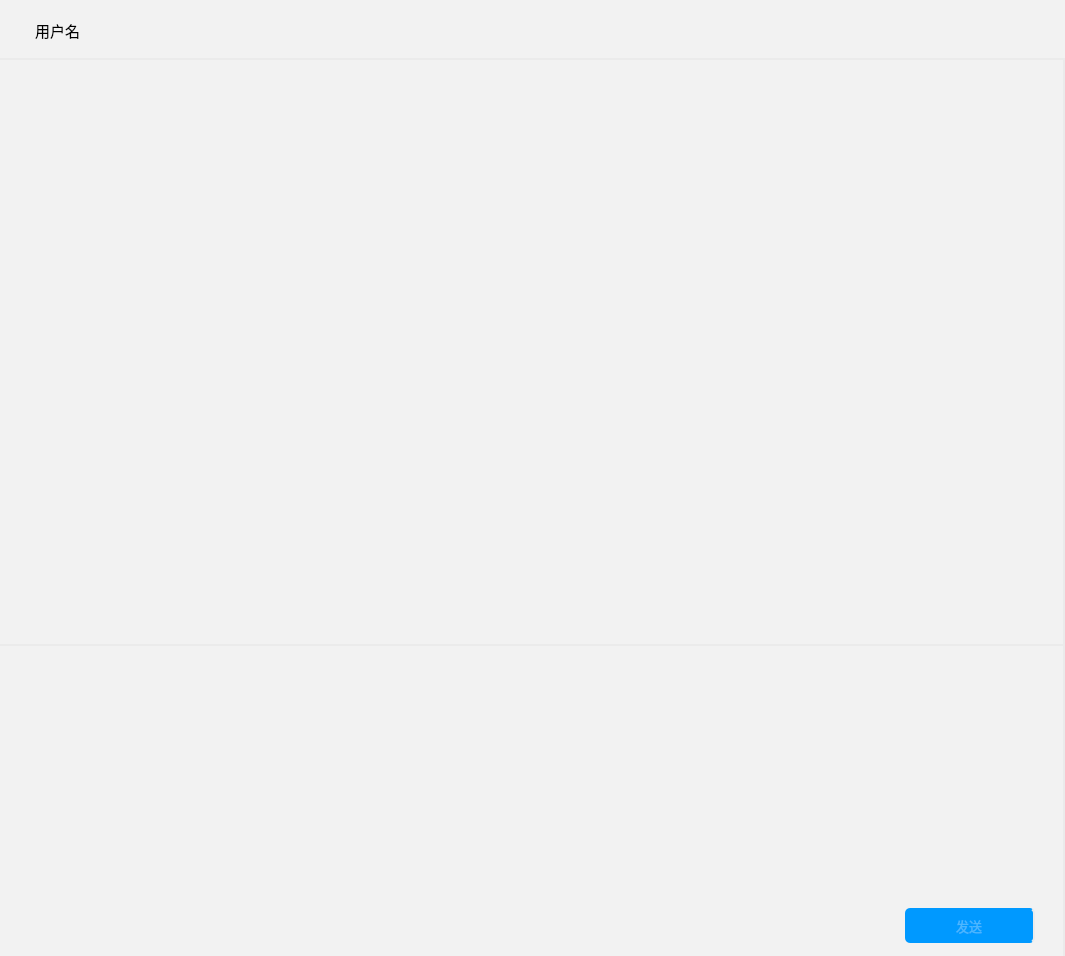
<?xml version="1.0" encoding="UTF-8"?>
<ui version="4.0">
 <class>ChatWidget</class>
 <widget class="QWidget" name="ChatWidget">
  <property name="geometry">
   <rect>
    <x>0</x>
    <y>0</y>
    <width>1065</width>
    <height>956</height>
   </rect>
  </property>
  <property name="windowTitle">
   <string>Form</string>
  </property>
  <property name="styleSheet">
   <string notr="true">QWidget{
	background-color: rgb(242,242,242);
}

QLineEdit{
	background-color: transparent;
}

QToolButton#toolBtnSend{
	border:none;
	background-color: rgb(0,153,255)
	border-radius:5px;
}</string>
  </property>
  <layout class="QVBoxLayout" name="verticalLayout_2">
   <property name="spacing">
    <number>0</number>
   </property>
   <property name="leftMargin">
    <number>0</number>
   </property>
   <property name="topMargin">
    <number>0</number>
   </property>
   <property name="rightMargin">
    <number>0</number>
   </property>
   <property name="bottomMargin">
    <number>0</number>
   </property>
   <item>
    <widget class="QWidget" name="widgetTop" native="true">
     <property name="sizePolicy">
      <sizepolicy hsizetype="Preferred" vsizetype="Minimum">
       <horstretch>0</horstretch>
       <verstretch>0</verstretch>
      </sizepolicy>
     </property>
     <property name="minimumSize">
      <size>
       <width>0</width>
       <height>60</height>
      </size>
     </property>
     <property name="maximumSize">
      <size>
       <width>16777215</width>
       <height>60</height>
      </size>
     </property>
     <property name="styleSheet">
      <string notr="true">QWidget#widgetTop{
    background-color: rgb(242, 242, 242);
    border: none;
    border-bottom: 2px solid rgb(235, 235, 235);
}

QToolButton {
    background-color: transparent;
    border: none;
}</string>
     </property>
     <layout class="QHBoxLayout" name="horizontalLayout_5">
      <property name="spacing">
       <number>20</number>
      </property>
      <property name="leftMargin">
       <number>35</number>
      </property>
      <property name="rightMargin">
       <number>30</number>
      </property>
      <item>
       <widget class="QLabel" name="labelName">
        <property name="font">
         <font>
          <family>Microsoft YaHei</family>
          <pointsize>11</pointsize>
         </font>
        </property>
        <property name="text">
         <string>用户名</string>
        </property>
       </widget>
      </item>
      <item>
       <widget class="QLabel" name="labelStatus">
        <property name="sizePolicy">
         <sizepolicy hsizetype="Fixed" vsizetype="Fixed">
          <horstretch>0</horstretch>
          <verstretch>0</verstretch>
         </sizepolicy>
        </property>
        <property name="minimumSize">
         <size>
          <width>20</width>
          <height>20</height>
         </size>
        </property>
        <property name="styleSheet">
         <string notr="true"/>
        </property>
        <property name="text">
         <string/>
        </property>
       </widget>
      </item>
      <item>
       <spacer name="horizontalSpacer_3">
        <property name="orientation">
         <enum>Qt::Horizontal</enum>
        </property>
        <property name="sizeType">
         <enum>QSizePolicy::Preferred</enum>
        </property>
        <property name="sizeHint" stdset="0">
         <size>
          <width>825</width>
          <height>20</height>
         </size>
        </property>
       </spacer>
      </item>
      <item>
       <widget class="QToolButton" name="toolButton_9">
        <property name="sizePolicy">
         <sizepolicy hsizetype="Minimum" vsizetype="Maximum">
          <horstretch>0</horstretch>
          <verstretch>40</verstretch>
         </sizepolicy>
        </property>
        <property name="minimumSize">
         <size>
          <width>40</width>
          <height>40</height>
         </size>
        </property>
        <property name="text">
         <string/>
        </property>
        <property name="icon">
         <iconset resource="../icons.qrc">
          <normaloff>:/imgs/telephone_24.svg</normaloff>:/imgs/telephone_24.svg</iconset>
        </property>
        <property name="iconSize">
         <size>
          <width>40</width>
          <height>40</height>
         </size>
        </property>
       </widget>
      </item>
      <item>
       <widget class="QToolButton" name="toolButton_10">
        <property name="sizePolicy">
         <sizepolicy hsizetype="Minimum" vsizetype="Maximum">
          <horstretch>0</horstretch>
          <verstretch>40</verstretch>
         </sizepolicy>
        </property>
        <property name="minimumSize">
         <size>
          <width>40</width>
          <height>40</height>
         </size>
        </property>
        <property name="text">
         <string/>
        </property>
        <property name="icon">
         <iconset resource="../icons.qrc">
          <normaloff>:/imgs/video_on_24.svg</normaloff>:/imgs/video_on_24.svg</iconset>
        </property>
        <property name="iconSize">
         <size>
          <width>40</width>
          <height>40</height>
         </size>
        </property>
       </widget>
      </item>
      <item>
       <widget class="QToolButton" name="toolButton_11">
        <property name="sizePolicy">
         <sizepolicy hsizetype="Minimum" vsizetype="Maximum">
          <horstretch>0</horstretch>
          <verstretch>40</verstretch>
         </sizepolicy>
        </property>
        <property name="minimumSize">
         <size>
          <width>40</width>
          <height>40</height>
         </size>
        </property>
        <property name="text">
         <string/>
        </property>
        <property name="icon">
         <iconset resource="../icons.qrc">
          <normaloff>:/imgs/share_screen_24.svg</normaloff>:/imgs/share_screen_24.svg</iconset>
        </property>
        <property name="iconSize">
         <size>
          <width>40</width>
          <height>40</height>
         </size>
        </property>
       </widget>
      </item>
      <item>
       <widget class="QToolButton" name="toolButton_14">
        <property name="sizePolicy">
         <sizepolicy hsizetype="Minimum" vsizetype="Maximum">
          <horstretch>0</horstretch>
          <verstretch>40</verstretch>
         </sizepolicy>
        </property>
        <property name="minimumSize">
         <size>
          <width>40</width>
          <height>40</height>
         </size>
        </property>
        <property name="text">
         <string/>
        </property>
        <property name="icon">
         <iconset resource="../icons.qrc">
          <normaloff>:/imgs/remote_control_24.svg</normaloff>:/imgs/remote_control_24.svg</iconset>
        </property>
        <property name="iconSize">
         <size>
          <width>40</width>
          <height>40</height>
         </size>
        </property>
       </widget>
      </item>
      <item>
       <widget class="QToolButton" name="toolButton_12">
        <property name="sizePolicy">
         <sizepolicy hsizetype="Minimum" vsizetype="Maximum">
          <horstretch>0</horstretch>
          <verstretch>40</verstretch>
         </sizepolicy>
        </property>
        <property name="minimumSize">
         <size>
          <width>40</width>
          <height>40</height>
         </size>
        </property>
        <property name="text">
         <string/>
        </property>
        <property name="icon">
         <iconset resource="../icons.qrc">
          <normaloff>:/imgs/group_building_24.svg</normaloff>:/imgs/group_building_24.svg</iconset>
        </property>
        <property name="iconSize">
         <size>
          <width>40</width>
          <height>40</height>
         </size>
        </property>
       </widget>
      </item>
      <item>
       <widget class="QToolButton" name="toolButton_13">
        <property name="sizePolicy">
         <sizepolicy hsizetype="Minimum" vsizetype="Maximum">
          <horstretch>0</horstretch>
          <verstretch>40</verstretch>
         </sizepolicy>
        </property>
        <property name="minimumSize">
         <size>
          <width>40</width>
          <height>40</height>
         </size>
        </property>
        <property name="text">
         <string/>
        </property>
        <property name="icon">
         <iconset resource="../icons.qrc">
          <normaloff>:/imgs/more_24.svg</normaloff>:/imgs/more_24.svg</iconset>
        </property>
        <property name="iconSize">
         <size>
          <width>40</width>
          <height>40</height>
         </size>
        </property>
       </widget>
      </item>
     </layout>
    </widget>
   </item>
   <item>
    <layout class="QHBoxLayout" name="hLayoutMain">
     <property name="spacing">
      <number>0</number>
     </property>
     <item>
      <layout class="QVBoxLayout" name="vLayoutMain">
       <property name="spacing">
        <number>0</number>
       </property>
       <item>
        <widget class="QWidget" name="widgetShowMsg" native="true">
         <property name="styleSheet">
          <string notr="true">QWidget#widgetShowMsg{
	border-bottom: 2px solid rgb(235,235,235);
	border-right: 2px solid rgb(235,235,235);
}</string>
         </property>
         <layout class="QHBoxLayout" name="horizontalLayout_4">
          <property name="spacing">
           <number>0</number>
          </property>
          <property name="leftMargin">
           <number>0</number>
          </property>
          <property name="topMargin">
           <number>0</number>
          </property>
          <property name="rightMargin">
           <number>0</number>
          </property>
          <property name="bottomMargin">
           <number>0</number>
          </property>
          <item>
           <widget class="QListWidget" name="listWidgetMsg">
            <property name="styleSheet">
             <string notr="true">QListWidget{
	background-color: transparent;
	border:none;
}
QListWidget::item{
	background:transparent;
	border:none;
}
QScrollBar:vertical{
	background-color: transparent;
	width:10px;
	margin:0px;
	border-radius:5px;
}
QScrollBar::handle:vertical{
	background-color: rgb(215,215,215);
	border-radius:5px;
}
QScrollBar::add-line:vertical, QScrollBar::sub-line:vertical{
	height:0px;
}
QScrollBar::add-page:vertical, QScrollBar::sub-page:vertical{
	background: transparent;
}</string>
            </property>
           </widget>
          </item>
         </layout>
        </widget>
       </item>
       <item>
        <widget class="QWidget" name="widgetToolBar" native="true">
         <property name="sizePolicy">
          <sizepolicy hsizetype="Preferred" vsizetype="Preferred">
           <horstretch>0</horstretch>
           <verstretch>50</verstretch>
          </sizepolicy>
         </property>
         <property name="maximumSize">
          <size>
           <width>16777215</width>
           <height>50</height>
          </size>
         </property>
         <property name="styleSheet">
          <string notr="true">QToolButton{
	border:none;
	background-color: transparent;
}
QWidget#widgetToolBar{
	border-right:2px solid rgb(235,235,235);
}</string>
         </property>
         <layout class="QHBoxLayout" name="horizontalLayout_3">
          <property name="spacing">
           <number>15</number>
          </property>
          <property name="leftMargin">
           <number>20</number>
          </property>
          <property name="rightMargin">
           <number>20</number>
          </property>
          <property name="bottomMargin">
           <number>9</number>
          </property>
          <item>
           <widget class="QToolButton" name="btnExpression">
            <property name="sizePolicy">
             <sizepolicy hsizetype="Maximum" vsizetype="Maximum">
              <horstretch>0</horstretch>
              <verstretch>0</verstretch>
             </sizepolicy>
            </property>
            <property name="minimumSize">
             <size>
              <width>0</width>
              <height>40</height>
             </size>
            </property>
            <property name="maximumSize">
             <size>
              <width>40</width>
              <height>40</height>
             </size>
            </property>
            <property name="text">
             <string/>
            </property>
            <property name="icon">
             <iconset resource="../icons.qrc">
              <normaloff>:/imgs/Expression.svg</normaloff>:/imgs/Expression.svg</iconset>
            </property>
            <property name="iconSize">
             <size>
              <width>50</width>
              <height>50</height>
             </size>
            </property>
           </widget>
          </item>
          <item>
           <widget class="QToolButton" name="btnScreenCut">
            <property name="sizePolicy">
             <sizepolicy hsizetype="Maximum" vsizetype="Maximum">
              <horstretch>0</horstretch>
              <verstretch>0</verstretch>
             </sizepolicy>
            </property>
            <property name="minimumSize">
             <size>
              <width>0</width>
              <height>40</height>
             </size>
            </property>
            <property name="maximumSize">
             <size>
              <width>40</width>
              <height>40</height>
             </size>
            </property>
            <property name="text">
             <string/>
            </property>
            <property name="icon">
             <iconset resource="../icons.qrc">
              <normaloff>:/imgs/screenshot_24.svg</normaloff>:/imgs/screenshot_24.svg</iconset>
            </property>
            <property name="iconSize">
             <size>
              <width>50</width>
              <height>50</height>
             </size>
            </property>
           </widget>
          </item>
          <item>
           <widget class="QToolButton" name="btnFile">
            <property name="sizePolicy">
             <sizepolicy hsizetype="Maximum" vsizetype="Maximum">
              <horstretch>0</horstretch>
              <verstretch>0</verstretch>
             </sizepolicy>
            </property>
            <property name="minimumSize">
             <size>
              <width>0</width>
              <height>40</height>
             </size>
            </property>
            <property name="maximumSize">
             <size>
              <width>40</width>
              <height>40</height>
             </size>
            </property>
            <property name="text">
             <string/>
            </property>
            <property name="icon">
             <iconset resource="../icons.qrc">
              <normaloff>:/imgs/folder_24.svg</normaloff>:/imgs/folder_24.svg</iconset>
            </property>
            <property name="iconSize">
             <size>
              <width>50</width>
              <height>50</height>
             </size>
            </property>
           </widget>
          </item>
          <item>
           <widget class="QToolButton" name="btnPic">
            <property name="sizePolicy">
             <sizepolicy hsizetype="Maximum" vsizetype="Maximum">
              <horstretch>0</horstretch>
              <verstretch>0</verstretch>
             </sizepolicy>
            </property>
            <property name="minimumSize">
             <size>
              <width>0</width>
              <height>40</height>
             </size>
            </property>
            <property name="maximumSize">
             <size>
              <width>40</width>
              <height>40</height>
             </size>
            </property>
            <property name="text">
             <string/>
            </property>
            <property name="icon">
             <iconset resource="../icons.qrc">
              <normaloff>:/imgs/image_24.svg</normaloff>:/imgs/image_24.svg</iconset>
            </property>
            <property name="iconSize">
             <size>
              <width>50</width>
              <height>50</height>
             </size>
            </property>
           </widget>
          </item>
          <item>
           <widget class="QToolButton" name="toolButton_6">
            <property name="sizePolicy">
             <sizepolicy hsizetype="Maximum" vsizetype="Maximum">
              <horstretch>0</horstretch>
              <verstretch>0</verstretch>
             </sizepolicy>
            </property>
            <property name="minimumSize">
             <size>
              <width>0</width>
              <height>40</height>
             </size>
            </property>
            <property name="maximumSize">
             <size>
              <width>40</width>
              <height>40</height>
             </size>
            </property>
            <property name="text">
             <string/>
            </property>
            <property name="icon">
             <iconset resource="../icons.qrc">
              <normaloff>:/imgs/Shock.svg</normaloff>:/imgs/Shock.svg</iconset>
            </property>
            <property name="iconSize">
             <size>
              <width>50</width>
              <height>50</height>
             </size>
            </property>
           </widget>
          </item>
          <item>
           <widget class="QToolButton" name="toolButton_7">
            <property name="sizePolicy">
             <sizepolicy hsizetype="Maximum" vsizetype="Maximum">
              <horstretch>0</horstretch>
              <verstretch>0</verstretch>
             </sizepolicy>
            </property>
            <property name="minimumSize">
             <size>
              <width>0</width>
              <height>40</height>
             </size>
            </property>
            <property name="maximumSize">
             <size>
              <width>40</width>
              <height>40</height>
             </size>
            </property>
            <property name="text">
             <string/>
            </property>
            <property name="icon">
             <iconset resource="../icons.qrc">
              <normaloff>:/imgs/lucky_money_24.svg</normaloff>:/imgs/lucky_money_24.svg</iconset>
            </property>
            <property name="iconSize">
             <size>
              <width>50</width>
              <height>50</height>
             </size>
            </property>
           </widget>
          </item>
          <item>
           <widget class="QToolButton" name="toolButton_8">
            <property name="sizePolicy">
             <sizepolicy hsizetype="Maximum" vsizetype="Maximum">
              <horstretch>0</horstretch>
              <verstretch>0</verstretch>
             </sizepolicy>
            </property>
            <property name="minimumSize">
             <size>
              <width>0</width>
              <height>40</height>
             </size>
            </property>
            <property name="maximumSize">
             <size>
              <width>40</width>
              <height>40</height>
             </size>
            </property>
            <property name="text">
             <string/>
            </property>
            <property name="icon">
             <iconset resource="../icons.qrc">
              <normaloff>:/imgs/channel_icon_voice_v1_24.svg</normaloff>:/imgs/channel_icon_voice_v1_24.svg</iconset>
            </property>
            <property name="iconSize">
             <size>
              <width>50</width>
              <height>50</height>
             </size>
            </property>
           </widget>
          </item>
          <item>
           <spacer name="horizontalSpacer_2">
            <property name="orientation">
             <enum>Qt::Horizontal</enum>
            </property>
            <property name="sizeHint" stdset="0">
             <size>
              <width>40</width>
              <height>20</height>
             </size>
            </property>
           </spacer>
          </item>
          <item>
           <widget class="QToolButton" name="toolButton_15">
            <property name="sizePolicy">
             <sizepolicy hsizetype="Maximum" vsizetype="Maximum">
              <horstretch>0</horstretch>
              <verstretch>0</verstretch>
             </sizepolicy>
            </property>
            <property name="minimumSize">
             <size>
              <width>0</width>
              <height>40</height>
             </size>
            </property>
            <property name="maximumSize">
             <size>
              <width>40</width>
              <height>40</height>
             </size>
            </property>
            <property name="text">
             <string/>
            </property>
            <property name="icon">
             <iconset resource="../icons.qrc">
              <normaloff>:/imgs/history_record_16.svg</normaloff>:/imgs/history_record_16.svg</iconset>
            </property>
            <property name="iconSize">
             <size>
              <width>50</width>
              <height>50</height>
             </size>
            </property>
           </widget>
          </item>
         </layout>
        </widget>
       </item>
       <item>
        <widget class="QWidget" name="widgetMsgSend" native="true">
         <property name="sizePolicy">
          <sizepolicy hsizetype="Preferred" vsizetype="Minimum">
           <horstretch>0</horstretch>
           <verstretch>0</verstretch>
          </sizepolicy>
         </property>
         <property name="maximumSize">
          <size>
           <width>16777215</width>
           <height>200</height>
          </size>
         </property>
         <property name="styleSheet">
          <string notr="true">QWidget#widgetMsgSend{
	border:none;
	border-right:2px solid rgb(235,235,235);
}
QTextEdit{
	border:none;
}</string>
         </property>
         <layout class="QHBoxLayout" name="horizontalLayout_2">
          <property name="spacing">
           <number>0</number>
          </property>
          <property name="leftMargin">
           <number>15</number>
          </property>
          <property name="topMargin">
           <number>5</number>
          </property>
          <property name="rightMargin">
           <number>15</number>
          </property>
          <property name="bottomMargin">
           <number>5</number>
          </property>
          <item>
           <widget class="RichTextEdit" name="textEditMsg">
            <property name="sizePolicy">
             <sizepolicy hsizetype="Expanding" vsizetype="Expanding">
              <horstretch>0</horstretch>
              <verstretch>0</verstretch>
             </sizepolicy>
            </property>
            <property name="minimumSize">
             <size>
              <width>0</width>
              <height>0</height>
             </size>
            </property>
            <property name="maximumSize">
             <size>
              <width>16777215</width>
              <height>16777215</height>
             </size>
            </property>
            <property name="font">
             <font>
              <family>Microsoft YaHei</family>
              <pointsize>11</pointsize>
             </font>
            </property>
            <property name="styleSheet">
             <string notr="true">QScrollBar:vertical{
	background-color: transparent;
	width:10px;
	margin:0px;
	border-radius:5px;
}
QScrollBar::handle:vertical{
	background-color: rgb(215,215,215);
	border-radius:5px;
}
QScrollBar::add-line:vertical, QScrollBar::sub-line:vertical{
	height:0px;
}
QScrollBar::add-page:vertical, QScrollBar::sub-page:vertical{
	background: transparent;
}</string>
            </property>
           </widget>
          </item>
         </layout>
        </widget>
       </item>
       <item>
        <widget class="QWidget" name="widgetBottom" native="true">
         <property name="sizePolicy">
          <sizepolicy hsizetype="Preferred" vsizetype="Preferred">
           <horstretch>0</horstretch>
           <verstretch>60</verstretch>
          </sizepolicy>
         </property>
         <property name="maximumSize">
          <size>
           <width>16777215</width>
           <height>60</height>
          </size>
         </property>
         <property name="styleSheet">
          <string notr="true">QToolButton{
	border:none;
	color: rgb(76,183,255);
	background-color: rgb(0,153,255);
	border-radius:5px
}
QWidget{
	border-right:2px solid rgb(235,235,235);
}</string>
         </property>
         <layout class="QHBoxLayout" name="horizontalLayout">
          <property name="spacing">
           <number>0</number>
          </property>
          <property name="leftMargin">
           <number>0</number>
          </property>
          <property name="topMargin">
           <number>0</number>
          </property>
          <property name="rightMargin">
           <number>25</number>
          </property>
          <property name="bottomMargin">
           <number>0</number>
          </property>
          <item>
           <spacer name="horizontalSpacer">
            <property name="orientation">
             <enum>Qt::Horizontal</enum>
            </property>
            <property name="sizeType">
             <enum>QSizePolicy::Preferred</enum>
            </property>
            <property name="sizeHint" stdset="0">
             <size>
              <width>900</width>
              <height>20</height>
             </size>
            </property>
           </spacer>
          </item>
          <item>
           <widget class="QToolButton" name="toolBtnSend">
            <property name="enabled">
             <bool>false</bool>
            </property>
            <property name="sizePolicy">
             <sizepolicy hsizetype="Maximum" vsizetype="Preferred">
              <horstretch>0</horstretch>
              <verstretch>0</verstretch>
             </sizepolicy>
            </property>
            <property name="maximumSize">
             <size>
              <width>130</width>
              <height>35</height>
             </size>
            </property>
            <property name="font">
             <font>
              <family>Microsoft YaHei</family>
              <pointsize>10</pointsize>
             </font>
            </property>
            <property name="styleSheet">
             <string notr="true"/>
            </property>
            <property name="text">
             <string>发送</string>
            </property>
           </widget>
          </item>
         </layout>
        </widget>
       </item>
      </layout>
     </item>
    </layout>
   </item>
  </layout>
 </widget>
 <customwidgets>
  <customwidget>
   <class>RichTextEdit</class>
   <extends>QTextEdit</extends>
   <header>./customitem/richtextedit.h</header>
  </customwidget>
 </customwidgets>
 <resources>
  <include location="../icons.qrc"/>
 </resources>
 <connections/>
</ui>
